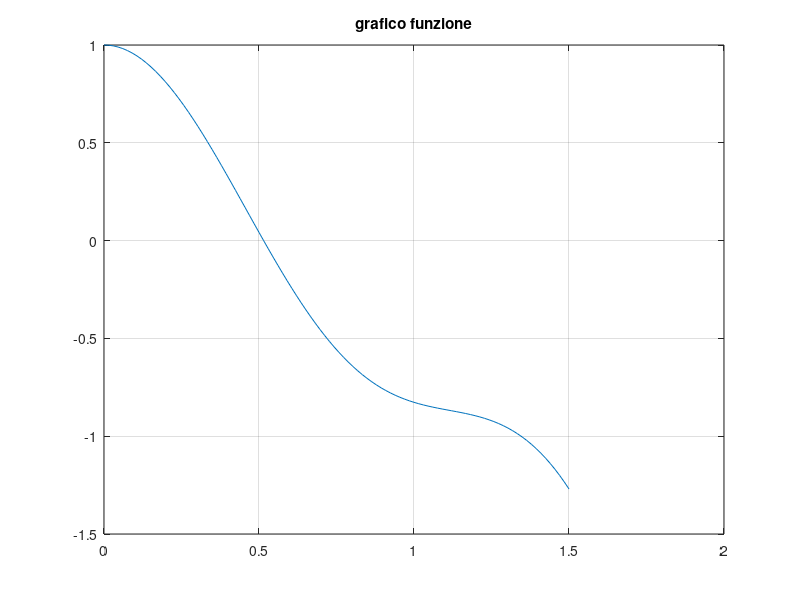

Reproduce this figure in MATLAB. (Note: this script raises an error after producing the figure.)
%Esercizio calcolo radici con metodi implementati
clear
clc
close all

%funz=@(x) x.^3-6*x.^2+11*x-6;
funz=@(x) cos(2*x).^2-x.^2;
a=0; b=1.5;
x=linspace(a,b);
toll=10^-10; %10^-6;
nmax=200;
%x=linspace(-b,b);
plot(x,funz(x))
grid on
sol=fzero(funz,b)
title('grafico funzione')
figure
%metodo di bisezione
[xvect_b,fx_b,nit_b]=bisect(funz,a,b,toll,nmax);
nit_b
semilogy([1:nit_b],abs(xvect_b-sol))
grid on
ylabel('errore rispetto soluzione riferimento')
xlabel('numero iterazioni')
% errore sulla soluzione esatta
errore_b=abs(xvect_b-sol);
%metodo delle corde
x0=0.6; %(a+b)/2;
[xvect_c,fx_c,nit_c]=chord(a,b,x0,nmax,toll,funz);
nit_c
hold on
semilogy([1:nit_c],abs(xvect_c(2:end)-sol))
% errore sulla soluzione esatta
errore_c=abs(xvect_c-sol);
%metodo di Newton
dfun=@(x) -4*cos(2*x)*sin(2*x)-2*x;
[xvect_N,fx_N,nit_N]=Newton(x0,nmax,toll,funz,dfun);
nit_N
semilogy([1:nit_N],abs(xvect_N(2:end)-sol))
% errore sulla soluzione esatta
errore_N=abs(xvect_N-sol);
legend('bisezione','corde','tangenti')


